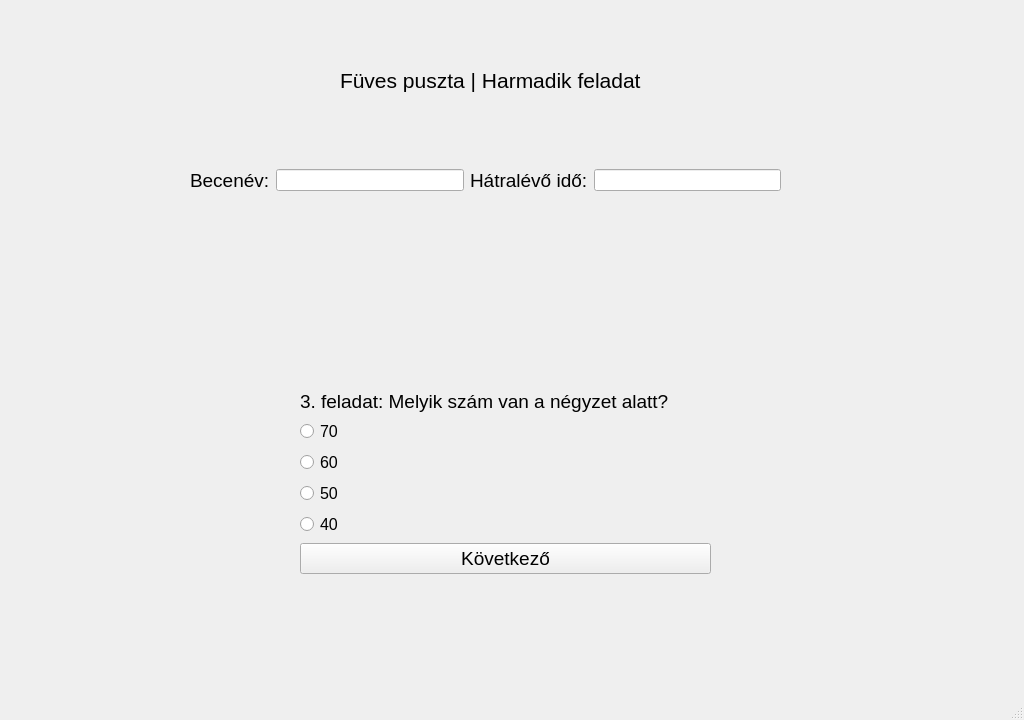
<?xml version="1.0" encoding="UTF-8"?>
<ui version="4.0">
 <class>ques1</class>
 <widget class="QMainWindow" name="ques1">
  <property name="geometry">
   <rect>
    <x>0</x>
    <y>0</y>
    <width>1024</width>
    <height>720</height>
   </rect>
  </property>
  <property name="windowTitle">
   <string>Játékos matematikai gyakorlóprogram</string>
  </property>
  <widget class="QWidget" name="centralwidget">
   <widget class="QLabel" name="label">
    <property name="geometry">
     <rect>
      <x>0</x>
      <y>-10</y>
      <width>1024</width>
      <height>720</height>
     </rect>
    </property>
    <property name="text">
     <string/>
    </property>
    <property name="pixmap">
     <pixmap>../szakdoga hátterek/1096729-video-games-grass-sky-field-pixels-horizon-cloud-grassland-pasture-flock-meadow-plain-prairie-natural-environment-computer-wallpaper-ecosystem.png</pixmap>
    </property>
    <property name="scaledContents">
     <bool>true</bool>
    </property>
   </widget>
   <widget class="QLabel" name="label_4">
    <property name="geometry">
     <rect>
      <x>340</x>
      <y>60</y>
      <width>311</width>
      <height>41</height>
     </rect>
    </property>
    <property name="sizePolicy">
     <sizepolicy hsizetype="Expanding" vsizetype="Preferred">
      <horstretch>0</horstretch>
      <verstretch>0</verstretch>
     </sizepolicy>
    </property>
    <property name="font">
     <font>
      <pointsize>16</pointsize>
     </font>
    </property>
    <property name="text">
     <string>Füves puszta | Harmadik feladat</string>
    </property>
   </widget>
   <widget class="QWidget" name="horizontalLayoutWidget">
    <property name="geometry">
     <rect>
      <x>190</x>
      <y>140</y>
      <width>591</width>
      <height>81</height>
     </rect>
    </property>
    <layout class="QHBoxLayout" name="horizontalLayout">
     <item>
      <widget class="QLabel" name="label_2">
       <property name="font">
        <font>
         <pointsize>14</pointsize>
        </font>
       </property>
       <property name="text">
        <string>Becenév:</string>
       </property>
      </widget>
     </item>
     <item>
      <widget class="QLineEdit" name="T1">
       <property name="sizePolicy">
        <sizepolicy hsizetype="Expanding" vsizetype="Fixed">
         <horstretch>0</horstretch>
         <verstretch>0</verstretch>
        </sizepolicy>
       </property>
      </widget>
     </item>
     <item>
      <widget class="QLabel" name="label_3">
       <property name="font">
        <font>
         <pointsize>14</pointsize>
        </font>
       </property>
       <property name="text">
        <string>Hátralévő idő:</string>
       </property>
      </widget>
     </item>
     <item>
      <widget class="QLineEdit" name="T2">
       <property name="sizePolicy">
        <sizepolicy hsizetype="Expanding" vsizetype="Fixed">
         <horstretch>0</horstretch>
         <verstretch>0</verstretch>
        </sizepolicy>
       </property>
      </widget>
     </item>
    </layout>
   </widget>
   <widget class="QWidget" name="formLayoutWidget">
    <property name="geometry">
     <rect>
      <x>300</x>
      <y>390</y>
      <width>411</width>
      <height>251</height>
     </rect>
    </property>
    <layout class="QFormLayout" name="formLayout">
     <property name="labelAlignment">
      <set>Qt::AlignLeading|Qt::AlignLeft|Qt::AlignTop</set>
     </property>
     <item row="2" column="0">
      <widget class="QRadioButton" name="R1">
       <property name="font">
        <font>
         <pointsize>12</pointsize>
        </font>
       </property>
       <property name="text">
        <string>70</string>
       </property>
      </widget>
     </item>
     <item row="3" column="0">
      <widget class="QRadioButton" name="R2">
       <property name="font">
        <font>
         <pointsize>12</pointsize>
        </font>
       </property>
       <property name="text">
        <string>60</string>
       </property>
      </widget>
     </item>
     <item row="4" column="0">
      <widget class="QRadioButton" name="R3">
       <property name="font">
        <font>
         <pointsize>12</pointsize>
        </font>
       </property>
       <property name="text">
        <string>50</string>
       </property>
      </widget>
     </item>
     <item row="5" column="0">
      <widget class="QRadioButton" name="R4">
       <property name="font">
        <font>
         <pointsize>12</pointsize>
        </font>
       </property>
       <property name="text">
        <string>40</string>
       </property>
      </widget>
     </item>
     <item row="6" column="0" colspan="2">
      <widget class="QPushButton" name="B1">
       <property name="font">
        <font>
         <pointsize>14</pointsize>
        </font>
       </property>
       <property name="text">
        <string>Következő</string>
       </property>
      </widget>
     </item>
     <item row="1" column="0">
      <widget class="QLabel" name="label_5">
       <property name="font">
        <font>
         <pointsize>14</pointsize>
        </font>
       </property>
       <property name="text">
        <string>3. feladat: Melyik szám van a négyzet alatt?</string>
       </property>
      </widget>
     </item>
    </layout>
   </widget>
   <widget class="QLabel" name="label_6">
    <property name="geometry">
     <rect>
      <x>440</x>
      <y>260</y>
      <width>131</width>
      <height>91</height>
     </rect>
    </property>
    <property name="text">
     <string/>
    </property>
    <property name="pixmap">
     <pixmap>../szakdoga hátterek/feladat képek/3. feladat képe.png</pixmap>
    </property>
    <property name="scaledContents">
     <bool>true</bool>
    </property>
   </widget>
  </widget>
  <widget class="QMenuBar" name="menubar">
   <property name="geometry">
    <rect>
     <x>0</x>
     <y>0</y>
     <width>1024</width>
     <height>21</height>
    </rect>
   </property>
  </widget>
  <widget class="QStatusBar" name="statusbar"/>
 </widget>
 <resources/>
 <connections/>
</ui>
